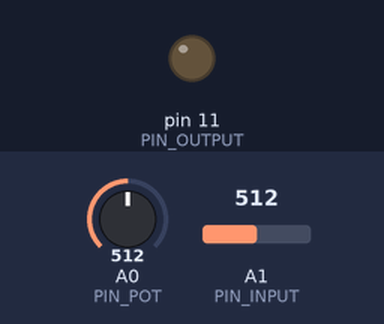
Simulated run of this sketch. Board: Arduino Uno, built with avr-gcc and run on an emulated ATmega328P. Shown: output pins drawn as LEDs (lit = HIGH). The inputs (shaded band) are chosen by the test bench; at power-on: A0 (PIN_POT) = 512, A1 (PIN_INPUT) = 512. What the sketch prints to the serial monitor is not drawn.

Above: at 1.2 s.
1.3 s: A0 (PIN_POT) set to 513
At 1.49 s:
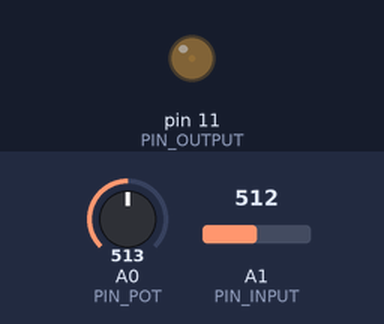
4.3 s: A1 (PIN_INPUT) set to 306
At 5.0 s:
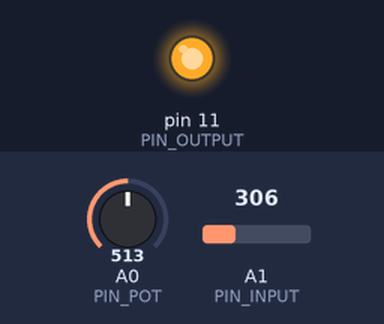
5.9 s: A0 (PIN_POT) set to 122
At 5.96 s:
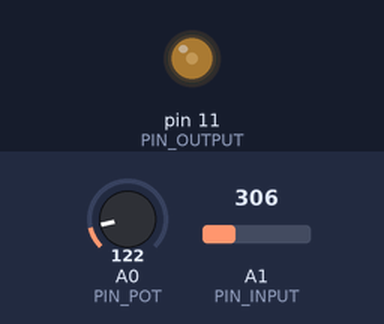
7.5 s: A1 (PIN_INPUT) set to 135
9.0 s: A1 (PIN_INPUT) set to 121
At 9.19 s:
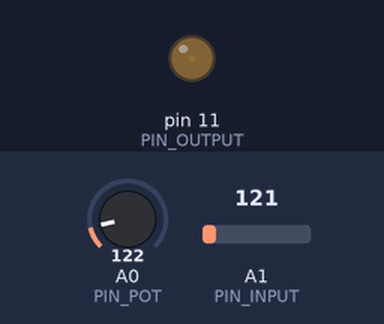
12.0 s: A1 (PIN_INPUT) set to 0
Timing chart, 0 to 14.6 s (numbered marks = the images above; inputs shaded):
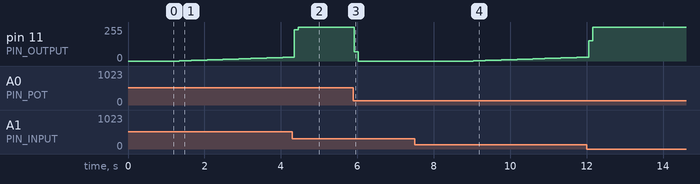

Measured:
- the behaviour switches between 122 and 121 on A1 (PIN_INPUT) (found by bisection; images 3 and 4)
- after the input at 1.3 s, pin 11 (PIN_OUTPUT): moves from 0/255 to 29/255 over 2.9 s, starting at once
- after the input at 5.9 s, pin 11 (PIN_OUTPUT): 255/255 → 71/255 at once, → 0/255 0.10 s later
- after the input at 9.0 s, pin 11 (PIN_OUTPUT): moves from 0/255 to 29/255 over 2.9 s, starting at once

The sketch:

EXO_2_Q.3.ino
```cpp
#include <PID_v1.h>

#define PIN_INPUT 1//on définit la photorésistance en entrée analogique sur la broche A1
#define PIN_OUTPUT 11//on définit la LED en sortie sur la broche 11
#define PIN_POT 0//on définit le potentiomètre en entrée analogique sur la broche A0

unsigned int PotentiometreValue;//on déclare la variable de la valeur du potentiomètre

double Setpoint, Input, Output;//on définit les différentes variables pour simplifier le code par la suite


double Kp=0, Ki=10, Kd=0;//on définit les différentes variables pour simplifier le code par la suite

PID myPID(&Input, &Output, &Setpoint, Kp, Ki, Kd, DIRECT);

void setup()
{
  //on initialise les variables
  Serial.begin(9600);//on ouvre le moniteur série
  Input = analogRead(PIN_INPUT);//on lit la valeur du potentiomètre


  myPID.SetMode(AUTOMATIC);
}
void loop()
{
  Serial.println(PotentiometreValue);//on affiche la velur du potentiomètre dans le moniteur série
  PotentiometreValue = analogRead(PIN_POT);//cette valeur sera celle lue sur la rotation du potentiomètre
  Setpoint = PotentiometreValue ;//on définit la sensibilité de la photorésistance
  Input = analogRead(PIN_INPUT);//on lit la veleur de la photorésistance et on l'applique à la led
  myPID.Compute();
  analogWrite(PIN_OUTPUT, Output);//on illumine la led en fonction de la valeur de la photorésistance
}
```
